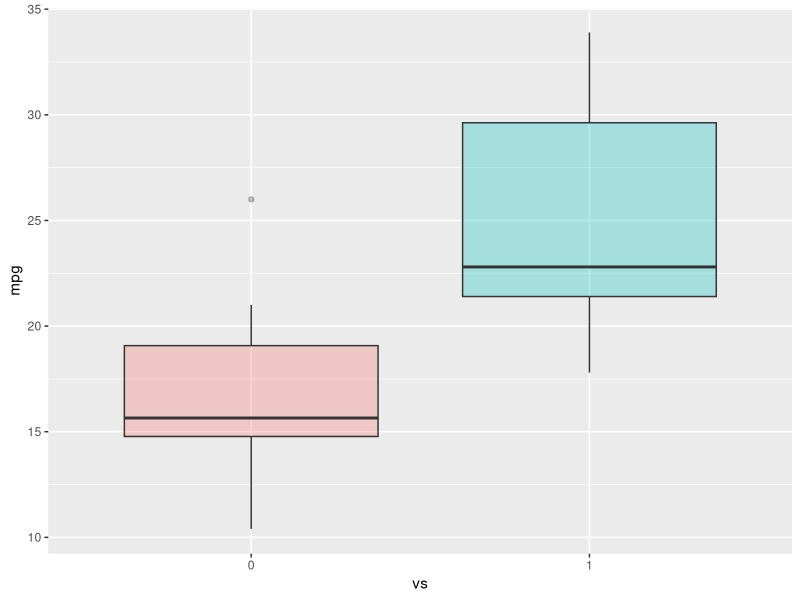
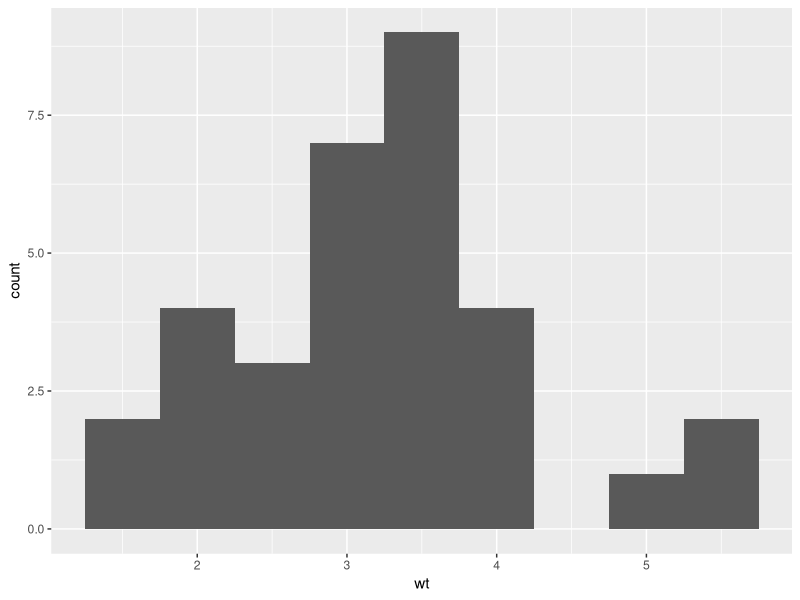

R code for these plots, in order:
library(ggplot2)
mtcars$vs <- as.factor(mtcars$vs)
ggplot(aes(x=vs, y=mpg, fill = vs), data = mtcars) + 
  geom_boxplot(alpha=0.3) +
  theme(legend.position="none")

library(ggplot2)
ggplot(aes(x=wt),data=mtcars) + geom_histogram(binwidth=0.5)